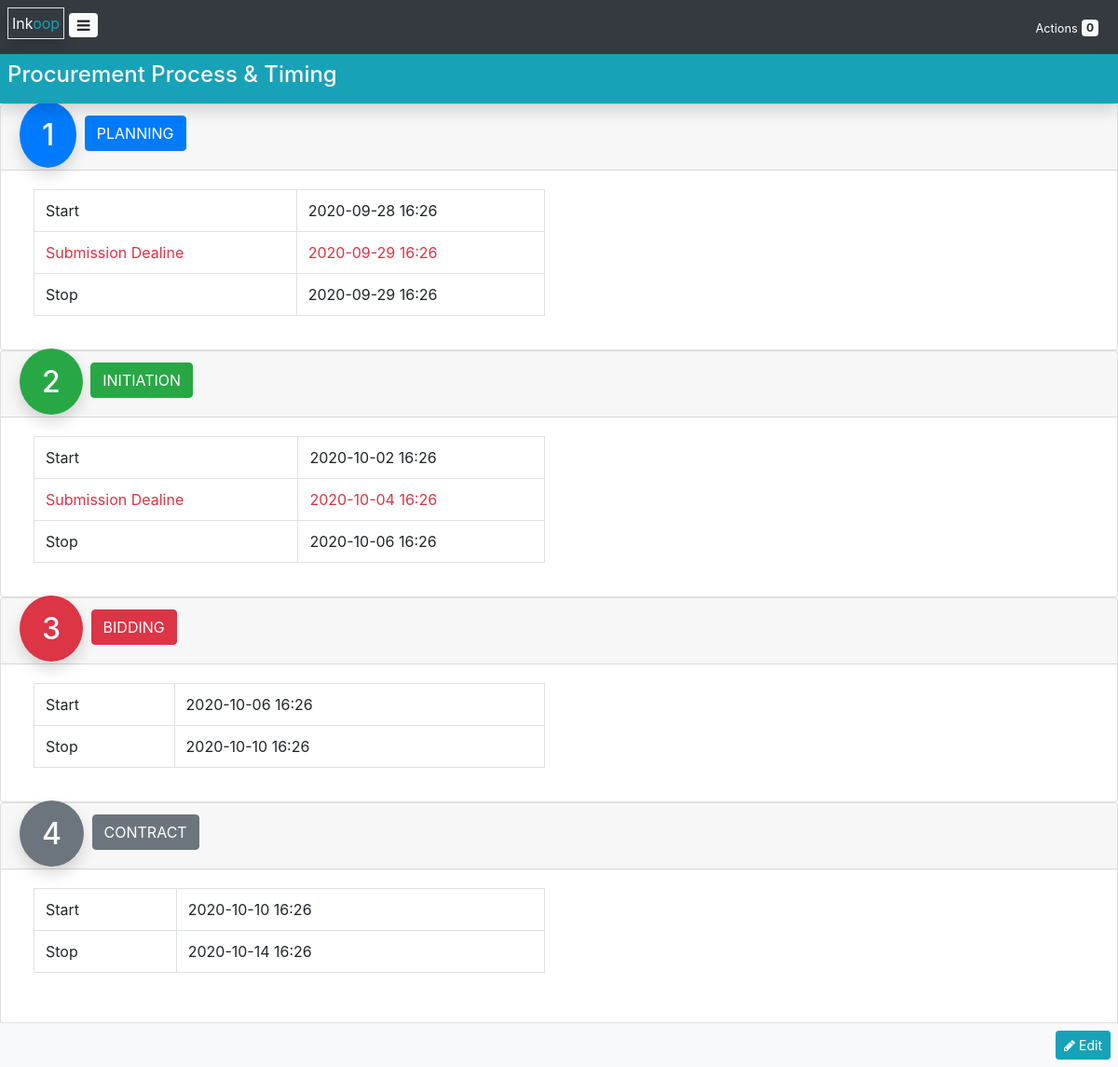
/timing (signed in), run on the app's committed database.
### core/models.py (models this page shows, shortened)
class Timing(models.Model):
    process = models.CharField(max_length=64)
    start = models.DateTimeField(null=True)
    stop = models.DateTimeField(null=True)
    submission_deadline = models.DateTimeField(null=True)
    auto_submit = models.BooleanField(default=False)
    cc_approved = models.BooleanField(null=True)
    board_approved = models.BooleanField(null=True)
    plans_published_on = models.DateTimeField(null=True)
    bid_invitation_date = models.DateTimeField(null=True)
    bid_opening_and_closing_date = models.DateTimeField(null=True)
    bid_evaluation_date = models.DateTimeField(null=True)
    award_notification_date = models.DateTimeField(null=True)
    contract_signing_date = models.DateTimeField(null=True)
    contract_completion_date = models.DateTimeField(null=True)

### core/views/timing.py (the view)
# urls.py: path('timing', get_timing, name='get_timing'),
def get_timing(request):
	planning_timing = Timing.objects.get(process="Planning")
	initiation_timing = Timing.objects.get(process="Initiation")
	bidding_timing = Timing.objects.get(process="Bidding")
	contract_timing = Timing.objects.get(process="Contract")
	context = {"planning_timing":planning_timing, "initiation_timing":initiation_timing, "bidding_timing":bidding_timing, "contract_timing":contract_timing}
	return render(request, 'timing/timing.html', context)

### context_processors.py (called while the page is built)
def entity(request):
	return {
		"entity_name": settings.ENTITY_NAME,
		"entity_code": settings.ENTITY_CODE,
		"FY": settings.FINANCIAL_YEAR,
		"FY_start": settings.FY_START_DATE,
		"FY_stop": settings.FY_STOP_DATE,
	}

### core/context_processors.py (called while the page is built)
def timing(request):
	planning_process = Timing.objects.get(process="Planning")
	initiation_process = Timing.objects.get(process="Initiation")
	current_process = get_current_process()
	time_format = "M, d yy H:i"
	date_format = "F d, Y"
	return {
		"planning_process": planning_process,
		"initiation_process": initiation_process,
		"current_process": current_process,
		"time_format": time_format,
		"date_format": date_format
	}

def user_profile(request):
	user = get_user(request)
	kwargs = {"ao": get_ao()}
	if user.is_authenticated:
		kwargs["profile"] = user.profile
		kwargs["user_department"] = kwargs["profile"].user_department
		kwargs["pdu_head"] = get_pdu_head()
	return kwargs

def actions(request):
	user = get_user(request)
	if user.is_authenticated:
		kwargs = {
			"plan_actions":user.incharge_plan_set.filter(consolidated_on=None),
			"requisition_actions":user.incharge_requisition_set.filter(ao_approved_on=None),
			"pdu_actions":[],
			"ao_actions":[]
		}
		kwargs["action_count"] = kwargs["plan_actions"].count() + kwargs["requisition_actions"].count() + len(kwargs["pdu_actions"]) + len(kwargs["ao_actions"])
		return kwargs
	return {}

### core/models.py (called while the page is built)
    def __str__(self):
        return self.name

### templatetags/app_tags.py (called while the page is built)
@register.filter(name="currency")
def currency(value):
	if isinstance(value, int):
		return f'{value:,} {settings.CURRENCY}'
	return value

### utils.py (called while the page is built)
def get_pdu_head():
	pdu = UserDepartment.objects.get(is_pdu=True)
	return pdu.hod

def get_ao():
	ao = Profile.objects.get(is_ao=True)
	return ao.user

def get_current_process():
	current_process = Timing.objects.filter(start__lte=timezone.now(), stop__gte=timezone.now()).first()
	return current_process

### core/templates/timing/timing.html
{% extends 'user-base.html' %}
{% block content %}
<div class="container-fluid p-0">
    <div class="bg-info p-2 shadow fixed d-flex">
        <div class="flex-fill m-auto">
            <h4 class="text-light">Procurement Process & Timing</h4>
        </div>
    </div>
    <div>
        <form method="POST" action="{% url 'core:update_timing' %}">
            <div class="card">
                <div class="card-header">
                    <h2 class="mb-0">
                        <span class="rounded-circle px-4 py-3 bg-primary text-light shadow">1</span>
                        <label class="btn btn-primary">
                            PLANNING
                        </label>
                    </h2>
                </div>
                <div class="card-body">
                    <div class="col-md-6">
                        <table class="table table-bordered">
                            <tbody>
                                <tr>
                                    <td>Start </td><td>{{planning_timing.start|date:'yy-m-d H:i'}}</td>
                                </tr>
                                <tr class="text-danger">
                                    <td>Submission Dealine </td><td>{{planning_timing.submission_deadline|date:'yy-m-d H:i'}}</td>
                                </tr>
                                <tr>
                                    <td>Stop </td><td>{{planning_timing.stop|date:'yy-m-d H:i'}}</td>
                                </tr>
                            </tbody>
                        </table>
                    </div>
                </div>
            </div>
            <div class="card">
                <div class="card-header">
                    <h2 class="mb-0">
                        <span class="rounded-circle px-4 py-3 bg-success text-light shadow">2</span>
                        <label class="btn btn-success">
                            INITIATION
                        </label>
                    </h2>
                </div>
                <div class="card-body">
                    <div class="col-md-6">
                        <table class="table table-bordered">
                            <tbody>
                                <tr>
                                    <td>Start </td><td>{{initiation_timing.start|date:'yy-m-d H:i'}}</td>
                                </tr>
                                <tr class="text-danger">
                                    <td>Submission Dealine </td><td>{{initiation_timing.submission_deadline|date:'yy-m-d H:i'}}</td>
                                </tr>
                                <tr>
                                    <td>Stop </td><td>{{initiation_timing.stop|date:'yy-m-d H:i'}}</td>
                                </tr>
                            </tbody>
                        </table>
                    </div>
                </div>
            </div>
            <div class="card">
                <div class="card-header">
                    <h2 class="mb-0">
                        <span class="rounded-circle px-4 py-3 bg-danger text-light shadow">3</span>
                        <label class="btn btn-danger">
                            BIDDING
                        </label>
                    </h2>
                </div>
                <div class="card-body">
                    <div class="col-md-6">
                        <table class="table table-bordered">
                            <tbody>
                                <tr>
                                    <td>Start </td><td>{{bidding_timing.start|date:'yy-m-d H:i'}}</td>
                                </tr>
                                <tr>
                                    <td>Stop </td><td>{{bidding_timing.stop|date:'yy-m-d H:i'}}</td>
                                </tr>
                            </tbody>
                        </table>
                    </div>
                </div>
            </div>
            <div class="card">
                <div class="card-header">
                    <h2 class="mb-0">
                        <span class="rounded-circle px-4 py-3 bg-secondary text-light shadow">4</span>
                        <label class="btn btn-secondary">
                            CONTRACT
                        </label>
                    </h2>
                </div>
                <div class="card-body">
                    <div class="col-md-6">
                        <table class="table table-bordered">
                            <tbody>
                                <tr>
                                    <td>Start </td><td>{{contract_timing.start|date:'yy-m-d H:i'}}</td>
                                </tr>
                                <tr>
                                    <td>Stop </td><td>{{contract_timing.stop|date:'yy-m-d H:i'}}</td>
                                </tr>
                            </tbody>
                        </table>
                    </div>
                </div>
                <br>
                <br>
            </div>
            {% if user == pdu_head %}
            <div class="bg-light p-2 fixed-bottom shadow border-top" align="right">
                <a href="{% url 'core:update_timing' %}" class="btn btn-info btn-sm"><span class="fa fa-pencil"></span> Edit</a>
            </div>
            {% endif %}
        </form>
    </div>
</div>
{% endblock %}

### static/css/style.css (style rules this page uses)
.fixed { position: sticky; top:0; z-index:100; }
a { text-decoration: none; }

### data on the page
Timing: start "2020-09-28 16:26", submission_deadline "2020-09-29 16:26", stop "2020-09-29 16:26"
Timing: start "2020-10-02 16:26", submission_deadline "2020-10-04 16:26", stop "2020-10-06 16:26"
Timing: start "2020-10-06 16:26", stop "2020-10-10 16:26"
Timing: start "2020-10-10 16:26", stop "2020-10-14 16:26"

### other printed values
{{ action_count }} "0"
